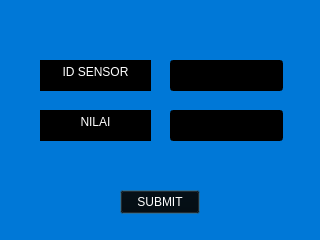
<?xml version="1.0" encoding="UTF-8"?>
<ui version="4.0">
 <class>AddMeasurement</class>
 <widget class="QDialog" name="AddMeasurement">
  <property name="geometry">
   <rect>
    <x>0</x>
    <y>0</y>
    <width>320</width>
    <height>240</height>
   </rect>
  </property>
  <property name="windowTitle">
   <string>Dialog</string>
  </property>
  <property name="styleSheet">
   <string notr="true">background-color: #0078D7;</string>
  </property>
  <widget class="QTextBrowser" name="textBrowser_2">
   <property name="geometry">
    <rect>
     <x>40</x>
     <y>110</y>
     <width>111</width>
     <height>31</height>
    </rect>
   </property>
   <property name="styleSheet">
    <string notr="true">color: white;
background-color: black;</string>
   </property>
   <property name="html">
    <string>&lt;!DOCTYPE HTML PUBLIC &quot;-//W3C//DTD HTML 4.0//EN&quot; &quot;http://www.w3.org/TR/REC-html40/strict.dtd&quot;&gt;
&lt;html&gt;&lt;head&gt;&lt;meta name=&quot;qrichtext&quot; content=&quot;1&quot; /&gt;&lt;meta charset=&quot;utf-8&quot; /&gt;&lt;style type=&quot;text/css&quot;&gt;
p, li { white-space: pre-wrap; }
hr { height: 1px; border-width: 0; }
li.unchecked::marker { content: &quot;\2610&quot;; }
li.checked::marker { content: &quot;\2612&quot;; }
&lt;/style&gt;&lt;/head&gt;&lt;body style=&quot; font-family:'Segoe UI'; font-size:9pt; font-weight:400; font-style:normal;&quot;&gt;
&lt;p align=&quot;center&quot; style=&quot; margin-top:0px; margin-bottom:0px; margin-left:0px; margin-right:0px; -qt-block-indent:0; text-indent:0px;&quot;&gt;NILAI&lt;/p&gt;&lt;/body&gt;&lt;/html&gt;</string>
   </property>
  </widget>
  <widget class="QLineEdit" name="lineValue">
   <property name="geometry">
    <rect>
     <x>170</x>
     <y>110</y>
     <width>113</width>
     <height>31</height>
    </rect>
   </property>
   <property name="styleSheet">
    <string notr="true">color: white;
background-color: black;</string>
   </property>
  </widget>
  <widget class="QTextBrowser" name="textBrowser">
   <property name="geometry">
    <rect>
     <x>40</x>
     <y>60</y>
     <width>111</width>
     <height>31</height>
    </rect>
   </property>
   <property name="styleSheet">
    <string notr="true">color: white;
background-color: black;</string>
   </property>
   <property name="html">
    <string>&lt;!DOCTYPE HTML PUBLIC &quot;-//W3C//DTD HTML 4.0//EN&quot; &quot;http://www.w3.org/TR/REC-html40/strict.dtd&quot;&gt;
&lt;html&gt;&lt;head&gt;&lt;meta name=&quot;qrichtext&quot; content=&quot;1&quot; /&gt;&lt;meta charset=&quot;utf-8&quot; /&gt;&lt;style type=&quot;text/css&quot;&gt;
p, li { white-space: pre-wrap; }
hr { height: 1px; border-width: 0; }
li.unchecked::marker { content: &quot;\2610&quot;; }
li.checked::marker { content: &quot;\2612&quot;; }
&lt;/style&gt;&lt;/head&gt;&lt;body style=&quot; font-family:'Segoe UI'; font-size:9pt; font-weight:400; font-style:normal;&quot;&gt;
&lt;p align=&quot;center&quot; style=&quot; margin-top:0px; margin-bottom:0px; margin-left:0px; margin-right:0px; -qt-block-indent:0; text-indent:0px;&quot;&gt;ID SENSOR&lt;/p&gt;&lt;/body&gt;&lt;/html&gt;</string>
   </property>
  </widget>
  <widget class="QPushButton" name="btnSubmit">
   <property name="geometry">
    <rect>
     <x>120</x>
     <y>190</y>
     <width>80</width>
     <height>24</height>
    </rect>
   </property>
   <property name="styleSheet">
    <string notr="true">color: white;
background-color: black;</string>
   </property>
   <property name="text">
    <string>SUBMIT</string>
   </property>
  </widget>
  <widget class="QLineEdit" name="lineSensorID">
   <property name="geometry">
    <rect>
     <x>170</x>
     <y>60</y>
     <width>113</width>
     <height>31</height>
    </rect>
   </property>
   <property name="styleSheet">
    <string notr="true">color: white;
background-color: black;</string>
   </property>
  </widget>
 </widget>
 <resources/>
 <connections/>
</ui>
